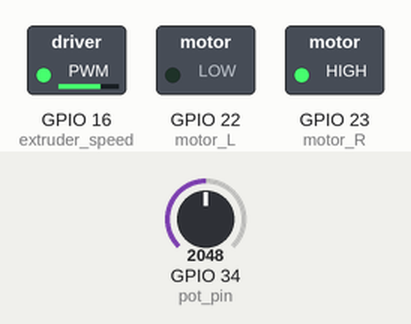
This sketch was run on a simulated ESP32. On the bench: switched loads named in the sketch (green lamp = pin HIGH). The inputs (shaded band) are chosen by the test bench; at power-on: GPIO 34 (pot_pin) = 2048. What the sketch prints to the serial monitor is not drawn.

Above: at 0.1 s.
Timing chart, 0 to 1.6 s (numbered marks = the images above):
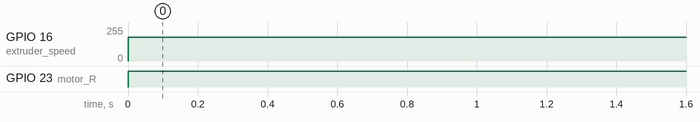

Measured:
- by itself, GPIO 16 (extruder_speed): 0/255 → 178/255 at 0.00 s
- by itself, GPIO 23 (motor_R): LOW → HIGH at 0.00 s

The sketch:

extruder_tester.ino
```cpp
const int motor_R = 23;
const int motor_L = 22;
const int extruder_speed = 16;
int pot_value=0;
int pot_pin=34;
void setup() {
  pinMode(motor_R,OUTPUT);
  pinMode(motor_L,OUTPUT);
  pinMode(extruder_speed,OUTPUT);
  pinMode(pot_pin,INPUT);
  Serial.begin(115200);


  ledcSetup(0, 1000, 10);
ledcAttachPin(extruder_speed, 0);

  // put your setup code here, to run once:

}

void loop() {
  pot_value=analogRead(pot_pin);
  pot_value=map(pot_value,0,4095,0,1024);
  Serial.println(pot_value);
  ledcWrite(0,715);
  digitalWrite(motor_R,HIGH);
  digitalWrite(motor_L,LOW);


  // put your main code here, to run repeatedly:

}
```
